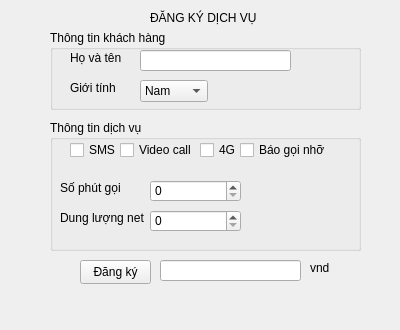
<?xml version="1.0" encoding="UTF-8"?>
<ui version="4.0">
 <class>Form</class>
 <widget class="QWidget" name="Form">
  <property name="geometry">
   <rect>
    <x>0</x>
    <y>0</y>
    <width>400</width>
    <height>330</height>
   </rect>
  </property>
  <property name="windowTitle">
   <string>Form</string>
  </property>
  <widget class="QLabel" name="label">
   <property name="geometry">
    <rect>
     <x>150</x>
     <y>10</y>
     <width>111</width>
     <height>16</height>
    </rect>
   </property>
   <property name="text">
    <string>ĐĂNG KÝ DỊCH VỤ</string>
   </property>
  </widget>
  <widget class="QGroupBox" name="groupBox">
   <property name="geometry">
    <rect>
     <x>50</x>
     <y>30</y>
     <width>311</width>
     <height>80</height>
    </rect>
   </property>
   <property name="title">
    <string>Thông tin khách hàng</string>
   </property>
   <widget class="QLabel" name="label_2">
    <property name="geometry">
     <rect>
      <x>20</x>
      <y>20</y>
      <width>61</width>
      <height>16</height>
     </rect>
    </property>
    <property name="text">
     <string>Họ và tên</string>
    </property>
   </widget>
   <widget class="QLineEdit" name="ho_va_ten">
    <property name="geometry">
     <rect>
      <x>90</x>
      <y>20</y>
      <width>151</width>
      <height>21</height>
     </rect>
    </property>
   </widget>
   <widget class="QLabel" name="label_3">
    <property name="geometry">
     <rect>
      <x>20</x>
      <y>50</y>
      <width>49</width>
      <height>16</height>
     </rect>
    </property>
    <property name="text">
     <string>Giới tính</string>
    </property>
   </widget>
   <widget class="QComboBox" name="gioi_tinh">
    <property name="geometry">
     <rect>
      <x>90</x>
      <y>50</y>
      <width>68</width>
      <height>22</height>
     </rect>
    </property>
    <item>
     <property name="text">
      <string>Nam</string>
     </property>
    </item>
    <item>
     <property name="text">
      <string>Nữ</string>
     </property>
    </item>
   </widget>
  </widget>
  <widget class="QGroupBox" name="groupBox_2">
   <property name="geometry">
    <rect>
     <x>50</x>
     <y>120</y>
     <width>311</width>
     <height>131</height>
    </rect>
   </property>
   <property name="title">
    <string>Thông tin dịch vụ</string>
   </property>
   <widget class="QCheckBox" name="sms">
    <property name="geometry">
     <rect>
      <x>20</x>
      <y>20</y>
      <width>51</width>
      <height>20</height>
     </rect>
    </property>
    <property name="text">
     <string>SMS</string>
    </property>
   </widget>
   <widget class="QCheckBox" name="video_call">
    <property name="geometry">
     <rect>
      <x>70</x>
      <y>20</y>
      <width>81</width>
      <height>20</height>
     </rect>
    </property>
    <property name="text">
     <string>Video call</string>
    </property>
   </widget>
   <widget class="QCheckBox" name="four_g">
    <property name="geometry">
     <rect>
      <x>150</x>
      <y>20</y>
      <width>41</width>
      <height>20</height>
     </rect>
    </property>
    <property name="text">
     <string>4G</string>
    </property>
   </widget>
   <widget class="QCheckBox" name="bao_goi_nho">
    <property name="geometry">
     <rect>
      <x>190</x>
      <y>20</y>
      <width>111</width>
      <height>20</height>
     </rect>
    </property>
    <property name="text">
     <string>Báo gọi nhỡ</string>
    </property>
   </widget>
   <widget class="QLabel" name="label_4">
    <property name="geometry">
     <rect>
      <x>10</x>
      <y>60</y>
      <width>71</width>
      <height>16</height>
     </rect>
    </property>
    <property name="text">
     <string>Số phút gọi</string>
    </property>
   </widget>
   <widget class="QSpinBox" name="so_phut_goi">
    <property name="geometry">
     <rect>
      <x>100</x>
      <y>60</y>
      <width>91</width>
      <height>22</height>
     </rect>
    </property>
    <property name="frame">
     <bool>true</bool>
    </property>
    <property name="maximum">
     <number>9999999</number>
    </property>
   </widget>
   <widget class="QLabel" name="label_5">
    <property name="geometry">
     <rect>
      <x>10</x>
      <y>90</y>
      <width>91</width>
      <height>16</height>
     </rect>
    </property>
    <property name="text">
     <string>Dung lượng net</string>
    </property>
   </widget>
   <widget class="QSpinBox" name="dung_luong_net">
    <property name="geometry">
     <rect>
      <x>100</x>
      <y>90</y>
      <width>91</width>
      <height>22</height>
     </rect>
    </property>
    <property name="maximum">
     <number>999999999</number>
    </property>
    <property name="singleStep">
     <number>10</number>
    </property>
   </widget>
  </widget>
  <widget class="QPushButton" name="dang_ky">
   <property name="geometry">
    <rect>
     <x>80</x>
     <y>260</y>
     <width>71</width>
     <height>24</height>
    </rect>
   </property>
   <property name="text">
    <string>Đăng ký</string>
   </property>
  </widget>
  <widget class="QLineEdit" name="gia_thue_bao">
   <property name="geometry">
    <rect>
     <x>160</x>
     <y>260</y>
     <width>141</width>
     <height>21</height>
    </rect>
   </property>
  </widget>
  <widget class="QLabel" name="label_6">
   <property name="geometry">
    <rect>
     <x>310</x>
     <y>260</y>
     <width>49</width>
     <height>16</height>
    </rect>
   </property>
   <property name="text">
    <string>vnd</string>
   </property>
  </widget>
 </widget>
 <resources/>
 <connections/>
</ui>
